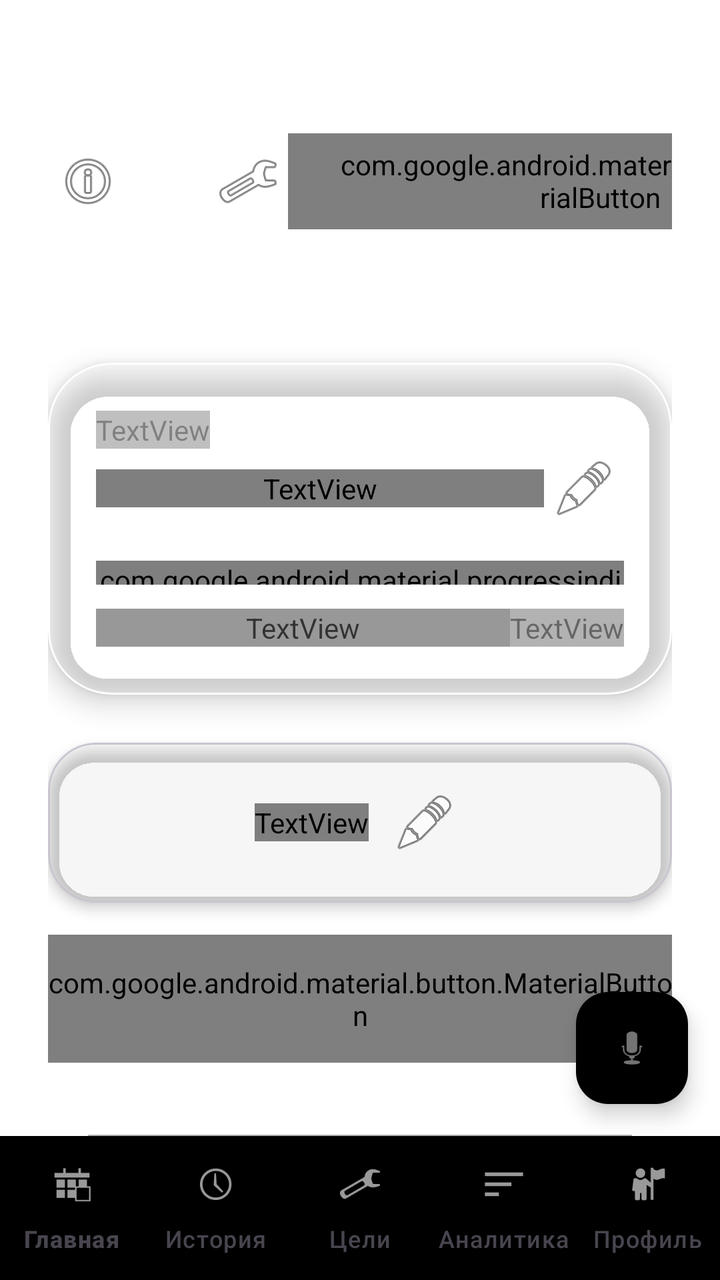
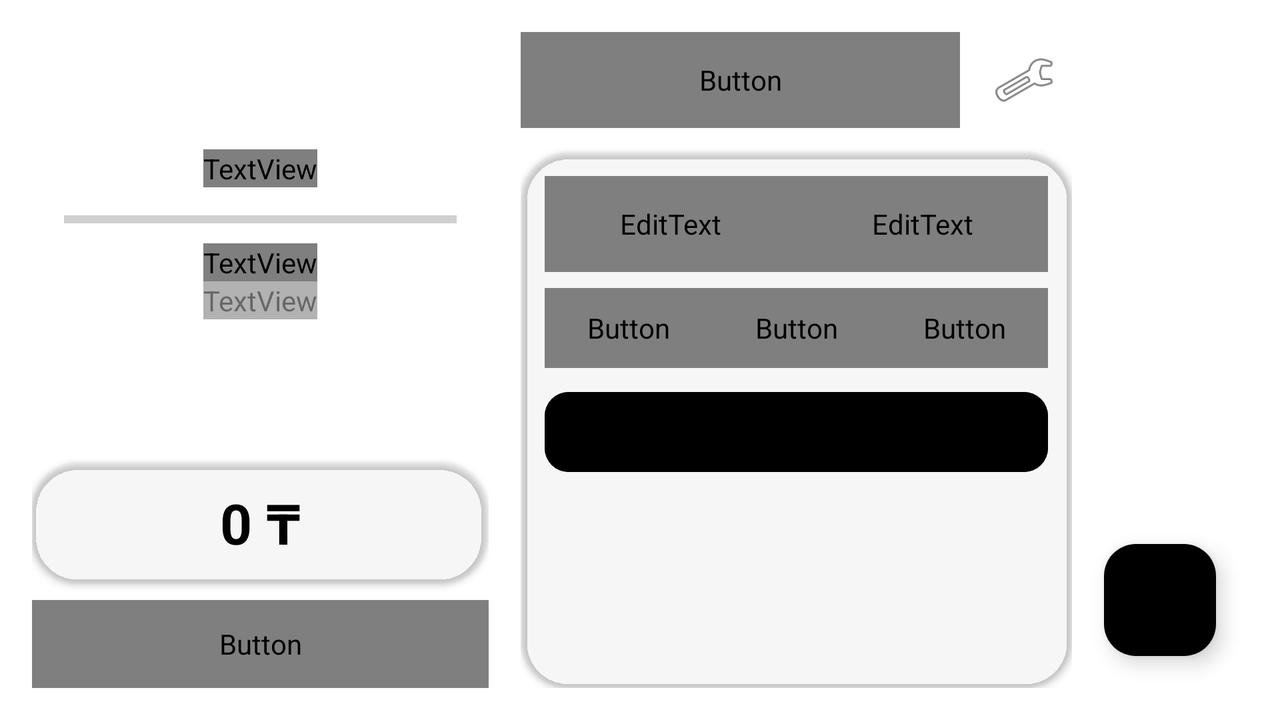

First picture: res/layout/ on a phone held upright. Second picture: the repository's own variant of that layout, on a device whose configuration matches the variant's folder. Source for both follows.
<!-- AndroidManifest.xml: application theme Base.Theme.TaxiGoal -->
<!-- res/layout/activity_main.xml -->
<?xml version="1.0" encoding="utf-8"?>
<androidx.constraintlayout.widget.ConstraintLayout xmlns:android="http://schemas.android.com/apk/res/android"
    xmlns:app="http://schemas.android.com/apk/res-auto"
    android:id="@+id/main_root"
    android:layout_width="match_parent"
    android:layout_height="match_parent"
    android:background="?attr/app_bg">

    <ScrollView
        android:id="@+id/main_scroll_view"
        android:layout_width="0dp"
        android:layout_height="0dp"
        app:layout_constraintTop_toTopOf="parent"
        app:layout_constraintBottom_toTopOf="@id/bottom_navigation"
        app:layout_constraintLeft_toLeftOf="parent"
        app:layout_constraintRight_toRightOf="parent"
        android:scrollbarThumbVertical="@null">

        <LinearLayout
            android:layout_width="match_parent"
            android:layout_height="wrap_content"
            android:orientation="vertical"
            android:padding="24dp">

            
            <LinearLayout
                android:id="@+id/header_layout"
                android:layout_width="match_parent"
                android:layout_height="wrap_content"
                android:gravity="center_vertical"
                android:orientation="horizontal"
                android:layout_marginBottom="24dp">

                <TextView
                    android:id="@+id/tvAppTitle"
                    android:layout_width="0dp"
                    android:layout_height="wrap_content"
                    android:layout_weight="1"
                    android:text="РАСХОДОМЕТР"
                    android:fontFamily="sans-serif-black"
                    android:letterSpacing="0.1"
                    android:textColor="?attr/accent_primary"
                    android:textSize="20sp" />

                <ImageButton
                    android:id="@+id/btnAiAssistant"
                    android:layout_width="40dp"
                    android:layout_height="40dp"
                    android:background="?attr/selectableItemBackgroundBorderless"
                    android:src="@android:drawable/ic_menu_info_details"
                    app:tint="?attr/icon_tint" />

                <ImageButton
                    android:id="@+id/btnAiChat"
                    android:layout_width="40dp"
                    android:layout_height="40dp"
                    android:background="?attr/selectableItemBackgroundBorderless"
                    android:src="@android:drawable/stat_notify_chat"
                    app:tint="?attr/icon_tint" />

                <ImageButton
                    android:id="@+id/btnSettings"
                    android:layout_width="40dp"
                    android:layout_height="40dp"
                    android:background="?attr/selectableItemBackgroundBorderless"
                    android:src="@android:drawable/ic_menu_preferences"
                    app:tint="?attr/icon_tint" />

                <com.google.android.material.button.MaterialButton
                    android:id="@+id/btnOpenCalendar"
                    android:layout_width="wrap_content"
                    android:layout_height="wrap_content"
                    android:text="КАЛЕНДАРЬ"
                    android:textSize="10sp"
                    android:textColor="?attr/text_on_accent"
                    app:backgroundTint="?attr/accent_main"
                    app:cornerRadius="12dp"
                    style="@style/Widget.Material3.Button.TonalButton" />
            </LinearLayout>

            
            <com.google.android.material.card.MaterialCardView
                android:id="@+id/card_goal"
                android:layout_width="match_parent"
                android:layout_height="wrap_content"
                android:layout_marginBottom="24dp"
                app:cardCornerRadius="32dp"
                app:cardElevation="8dp"
                app:strokeWidth="1dp"
                app:strokeColor="?attr/card_stroke"
                app:cardBackgroundColor="?attr/card_bg">

                <LinearLayout
                    android:layout_width="match_parent"
                    android:layout_height="wrap_content"
                    android:orientation="vertical"
                    android:padding="24dp">

                    <TextView
                        android:layout_width="wrap_content"
                        android:layout_height="wrap_content"
                        android:text="Текущий остаток"
                        android:textColor="?attr/text_main"
                        android:alpha="0.5"
                        android:textSize="12sp" />

                    <LinearLayout
                        android:layout_width="match_parent"
                        android:layout_height="wrap_content"
                        android:gravity="center_vertical"
                        android:orientation="horizontal">

                        <TextView
                            android:id="@+id/tvGoalTitle"
                            android:layout_width="0dp"
                            android:layout_height="wrap_content"
                            android:layout_weight="1"
                            android:text="298 000 ₸"
                            android:fontFamily="sans-serif-light"
                            android:textColor="?attr/accent_primary"
                            android:textSize="32sp" />

                        <ImageButton
                            android:id="@+id/btnEditGoal"
                            android:layout_width="40dp"
                            android:layout_height="40dp"
                            android:background="?attr/selectableItemBackgroundBorderless"
                            android:src="@android:drawable/ic_menu_edit"
                            app:tint="?attr/accent_primary" />
                    </LinearLayout>

                    <com.google.android.material.progressindicator.LinearProgressIndicator
                        android:id="@+id/progressBarGoal"
                        android:layout_width="match_parent"
                        android:layout_height="12dp"
                        android:layout_marginTop="16dp"
                        app:trackThickness="8dp"
                        app:indicatorColor="?attr/accent_main"
                        app:trackCornerRadius="6dp" />

                    <LinearLayout
                        android:layout_width="match_parent"
                        android:layout_height="wrap_content"
                        android:layout_marginTop="12dp"
                        android:orientation="horizontal">

                        <TextView
                            android:id="@+id/tvSaved"
                            android:layout_width="0dp"
                            android:layout_height="wrap_content"
                            android:layout_weight="1"
                            android:text="ЖИНАЛДЫ: 0 ₸"
                            android:textColor="?attr/text_main"
                            android:alpha="0.8"
                            android:textSize="13sp" />

                        <TextView
                            android:id="@+id/tvRemaining"
                            android:layout_width="wrap_content"
                            android:layout_height="wrap_content"
                            android:text="ҚАЛДЫ: 0 ₸"
                            android:textColor="?attr/text_main"
                            android:alpha="0.6"
                            android:textSize="13sp" />
                    </LinearLayout>
                </LinearLayout>
            </com.google.android.material.card.MaterialCardView>

            
            <com.google.android.material.card.MaterialCardView
                android:id="@+id/card_today"
                android:layout_width="match_parent"
                android:layout_height="wrap_content"
                android:layout_marginBottom="16dp"
                app:cardCornerRadius="24dp"
                app:cardBackgroundColor="?attr/accent_main"
                app:cardElevation="4dp">

                <LinearLayout
                    android:layout_width="match_parent"
                    android:layout_height="wrap_content"
                    android:gravity="center"
                    android:padding="20dp">

                    <TextView
                        android:id="@+id/tvTodayFact"
                        android:layout_width="wrap_content"
                        android:layout_height="wrap_content"
                        android:text="0 ₸"
                        android:textColor="?attr/text_on_accent"
                        android:textSize="32sp"
                        android:fontFamily="sans-serif-medium" />

                    <ImageButton
                        android:id="@+id/btnEditTodayFact"
                        android:layout_width="40dp"
                        android:layout_height="40dp"
                        android:layout_marginStart="8dp"
                        android:background="?attr/selectableItemBackgroundBorderless"
                        android:src="@android:drawable/ic_menu_edit"
                        app:tint="?attr/text_on_accent" />
                </LinearLayout>
            </com.google.android.material.card.MaterialCardView>

            <com.google.android.material.button.MaterialButton
                android:id="@+id/btnConfirmToGoal"
                android:layout_width="match_parent"
                android:layout_height="64dp"
                android:layout_marginBottom="16dp"
                android:text="ЗАЧИСЛИТЬ В ЦЕЛЬ"
                android:textColor="?attr/accent_primary"
                app:backgroundTint="?attr/card_bg"
                app:cornerRadius="20dp"
                app:strokeColor="?attr/accent_primary"
                app:strokeWidth="1dp" />

            
            <com.google.android.material.card.MaterialCardView
                android:id="@+id/card_input"
                android:layout_width="match_parent"
                android:layout_height="wrap_content"
                app:cardCornerRadius="28dp"
                app:cardBackgroundColor="?attr/card_bg"
                app:cardElevation="0dp"
                app:strokeWidth="1dp"
                app:strokeColor="?attr/card_stroke">

                <LinearLayout
                    android:layout_width="match_parent"
                    android:layout_height="wrap_content"
                    android:orientation="vertical"
                    android:padding="20dp">

                    <EditText
                        android:id="@+id/etCardInput"
                        android:layout_width="match_parent"
                        android:layout_height="56dp"
                        android:background="@null"
                        android:hint="Безнал (Карта)"
                        android:inputType="number"
                        android:textColor="?attr/text_main"
                        android:textColorHint="?attr/text_main"
                        android:alpha="0.6" />

                    <View
                        android:layout_width="match_parent"
                        android:layout_height="1dp"
                        android:background="?attr/text_main"
                        android:alpha="0.1"
                        android:layout_marginVertical="8dp" />

                    <EditText
                        android:id="@+id/etCashInput"
                        android:layout_width="match_parent"
                        android:layout_height="56dp"
                        android:background="@null"
                        android:hint="Наличные"
                        android:inputType="number"
                        android:textColor="?attr/text_main"
                        android:textColorHint="?attr/text_main"
                        android:alpha="0.6" />

                    <com.google.android.material.button.MaterialButton
                        android:id="@+id/btnAddCash"
                        android:layout_width="match_parent"
                        android:layout_height="56dp"
                        android:layout_marginTop="16dp"
                        android:text="ДОБАВИТЬ В ФАКТ"
                        android:textColor="?attr/text_on_accent"
                        app:cornerRadius="16dp"
                        app:backgroundTint="?attr/accent_main" />
                </LinearLayout>
            </com.google.android.material.card.MaterialCardView>

        </LinearLayout>
    </ScrollView>

    <com.google.android.material.bottomnavigation.BottomNavigationView
        android:id="@+id/bottom_navigation"
        android:layout_width="match_parent"
        android:layout_height="72dp"
        android:background="?attr/card_bg"
        app:itemIconTint="?attr/accent_primary"
        app:itemTextColor="?attr/text_main"
        app:layout_constraintBottom_toBottomOf="parent"
        app:menu="@menu/bottom_nav_menu"
        app:labelVisibilityMode="labeled" />

    <com.google.android.material.floatingactionbutton.FloatingActionButton
        android:id="@+id/fabVoiceAi"
        android:layout_width="wrap_content"
        android:layout_height="wrap_content"
        android:layout_margin="16dp"
        android:src="@android:drawable/ic_btn_speak_now"
        app:backgroundTint="?attr/accent_main"
        app:tint="?attr/text_on_accent"
        app:layout_constraintBottom_toTopOf="@id/bottom_navigation"
        app:layout_constraintRight_toRightOf="parent" />

</androidx.constraintlayout.widget.ConstraintLayout>
<!-- resources referenced by this layout -->
<resources>
  <style name="Base.Theme.TaxiGoal" parent="Theme.Material3.DayNight.NoActionBar">
          <item name="android:windowBackground">?attr/app_bg</item>
          <item name="colorSurface">?attr/card_bg</item>
      </style>
</resources>
<!-- res/layout-land/activity_main.xml (the repository's variant of the layout above) -->
<!-- drawn on the phone turned sideways -->
<?xml version="1.0" encoding="utf-8"?>
<LinearLayout xmlns:android="http://schemas.android.com/apk/res/android"
    xmlns:app="http://schemas.android.com/apk/res-auto"
    android:layout_width="match_parent"
    android:layout_height="match_parent"
    android:background="?attr/app_bg"
    android:orientation="horizontal"
    android:padding="16dp">

    
    <LinearLayout
        android:layout_width="0dp"
        android:layout_height="match_parent"
        android:layout_weight="1"
        android:orientation="vertical"
        android:paddingEnd="8dp">

        <androidx.cardview.widget.CardView
            android:layout_width="match_parent"
            android:layout_height="0dp"
            android:layout_weight="1"
            android:layout_marginBottom="12dp"
            app:cardBackgroundColor="?attr/card_bg"
            app:cardCornerRadius="24dp"
            app:cardElevation="0dp">

            <LinearLayout
                android:layout_width="match_parent"
                android:layout_height="match_parent"
                android:orientation="vertical"
                android:gravity="center"
                android:padding="16dp">

                <TextView
                    android:id="@+id/tvGoalTitle"
                    android:layout_width="wrap_content"
                    android:layout_height="wrap_content"
                    android:text="298,000 ₸"
                    android:textColor="?attr/accent_main"
                    android:textSize="28sp"
                    android:fontFamily="sans-serif-light" />

                <ProgressBar
                    android:id="@+id/progressBarGoal"
                    style="?android:attr/progressBarStyleHorizontal"
                    android:layout_width="match_parent"
                    android:layout_height="8dp"
                    android:layout_marginTop="12dp"
                    android:progressTint="?attr/accent_main" />

                <TextView
                    android:id="@+id/tvSaved"
                    android:layout_width="wrap_content"
                    android:layout_height="wrap_content"
                    android:layout_marginTop="8dp"
                    android:text="ЖИНАЛДЫ: 0 ₸"
                    android:textColor="?attr/text_main"
                    android:textSize="12sp" />

                <TextView
                    android:id="@+id/tvRemaining"
                    android:layout_width="wrap_content"
                    android:layout_height="wrap_content"
                    android:text="ҚАЛДЫ: 0 ₸"
                    android:textColor="?attr/text_main"
                    android:alpha="0.6"
                    android:textSize="11sp" />
            </LinearLayout>
        </androidx.cardview.widget.CardView>

        <androidx.cardview.widget.CardView
            android:layout_width="match_parent"
            android:layout_height="wrap_content"
            android:layout_marginBottom="8dp"
            app:cardBackgroundColor="?attr/accent_main"
            app:cardCornerRadius="24dp">

            <LinearLayout
                android:layout_width="match_parent"
                android:layout_height="wrap_content"
                android:gravity="center"
                android:padding="12dp">
                <TextView
                    android:id="@+id/tvTodayFact"
                    android:layout_width="wrap_content"
                    android:layout_height="wrap_content"
                    android:text="0 ₸"
                    android:textColor="#000000"
                    android:textSize="28sp"
                    android:textStyle="bold" />
            </LinearLayout>
        </androidx.cardview.widget.CardView>

        <Button
            android:id="@+id/btnConfirmToGoal"
            android:layout_width="match_parent"
            android:layout_height="44dp"
            android:backgroundTint="?attr/card_bg"
            android:text="💰 В ЦЕЛЬ"
            android:textColor="?attr/accent_main"
            android:textSize="12sp"
            android:textStyle="bold"
            app:cornerRadius="12dp"
            app:strokeColor="?attr/accent_main"
            app:strokeWidth="1dp" />
    </LinearLayout>

    
    <LinearLayout
        android:layout_width="0dp"
        android:layout_height="match_parent"
        android:layout_weight="1.2"
        android:orientation="vertical"
        android:paddingStart="8dp">

        <LinearLayout
            android:layout_width="match_parent"
            android:layout_height="wrap_content"
            android:orientation="horizontal"
            android:layout_marginBottom="12dp">

            <Button
                android:id="@+id/btnOcrImport"
                android:layout_width="0dp"
                android:layout_height="48dp"
                android:layout_weight="1"
                android:layout_marginEnd="8dp"
                android:backgroundTint="?attr/card_bg"
                android:text="📷 OCR"
                android:textSize="12sp"
                android:textColor="?attr/accent_main"
                app:cornerRadius="12dp" />

            <ImageButton
                android:id="@+id/btnSettings"
                android:layout_width="48dp"
                android:layout_height="48dp"
                android:backgroundTint="?attr/card_bg"
                android:src="@android:drawable/ic_menu_preferences"
                app:tint="?attr/text_main" />
        </LinearLayout>

        <androidx.cardview.widget.CardView
            android:layout_width="match_parent"
            android:layout_height="0dp"
            android:layout_weight="1"
            app:cardBackgroundColor="?attr/card_bg"
            app:cardCornerRadius="24dp">

            <LinearLayout
                android:layout_width="match_parent"
                android:layout_height="match_parent"
                android:orientation="vertical"
                android:padding="12dp">

                <LinearLayout
                    android:layout_width="match_parent"
                    android:layout_height="wrap_content"
                    android:orientation="horizontal">
                    <EditText
                        android:id="@+id/etCardInput"
                        android:layout_width="0dp"
                        android:layout_height="48dp"
                        android:layout_weight="1"
                        android:hint="@string/hint_card"
                        android:inputType="number"
                        android:textSize="14sp"
                        android:textColor="?attr/text_main" />
                    <EditText
                        android:id="@+id/etCashInput"
                        android:layout_width="0dp"
                        android:layout_height="48dp"
                        android:layout_weight="1"
                        android:hint="@string/hint_cash_simple"
                        android:inputType="number"
                        android:textSize="14sp"
                        android:textColor="?attr/text_main" />
                </LinearLayout>

                <LinearLayout
                    android:layout_width="match_parent"
                    android:layout_height="wrap_content"
                    android:layout_marginTop="8dp"
                    android:orientation="horizontal">
                    <Button android:id="@+id/btnAdd1000" android:layout_width="0dp" android:layout_height="40dp" android:layout_weight="1" android:text="+1000" android:textSize="10sp" android:backgroundTint="?attr/app_bg" android:textColor="?attr/text_main" />
                    <Button android:id="@+id/btnAdd2000" android:layout_width="0dp" android:layout_height="40dp" android:layout_weight="1" android:text="+2000" android:textSize="10sp" android:backgroundTint="?attr/app_bg" android:textColor="?attr/text_main" />
                    <Button android:id="@+id/btnAdd5000" android:layout_width="0dp" android:layout_height="40dp" android:layout_weight="1" android:text="+5000" android:textSize="10sp" android:backgroundTint="?attr/app_bg" android:textColor="?attr/text_main" />
                </LinearLayout>

                <Button
                    android:id="@+id/btnAddCash"
                    android:layout_width="match_parent"
                    android:layout_height="48dp"
                    android:layout_marginTop="8dp"
                    android:backgroundTint="?attr/accent_main"
                    android:text="ДОБАВИТЬ"
                    android:textColor="#000000"
                    app:cornerRadius="12dp" />
            </LinearLayout>
        </androidx.cardview.widget.CardView>
    </LinearLayout>

    <com.google.android.material.floatingactionbutton.FloatingActionButton
        android:id="@+id/fabVoiceAi"
        android:layout_width="wrap_content"
        android:layout_height="wrap_content"
        android:layout_gravity="bottom|end"
        android:layout_margin="16dp"
        app:fabSize="mini"
        android:backgroundTint="?attr/accent_main"
        android:src="@android:drawable/ic_btn_speak_now"
        app:tint="#000000" />

    
    <View android:id="@+id/btnAiAssistant" android:layout_width="0dp" android:layout_height="0dp" android:visibility="gone" />
    <View android:id="@+id/btnAiChat" android:layout_width="0dp" android:layout_height="0dp" android:visibility="gone" />
    <View android:id="@+id/btnOpenCalendar" android:layout_width="0dp" android:layout_height="0dp" android:visibility="gone" />
    <View android:id="@+id/btnEditGoal" android:layout_width="0dp" android:layout_height="0dp" android:visibility="gone" />
    <View android:id="@+id/btnEditAccumulated" android:layout_width="0dp" android:layout_height="0dp" android:visibility="gone" />

</LinearLayout>
<!-- resources referenced by the variant -->
<!-- as the phone turned sideways resolves them -->
<resources>
  <string name="hint_card">Безнал (Карта)</string>
  <string name="hint_cash_simple">Наличные</string>
  <style name="Base.Theme.TaxiGoal" parent="Theme.Material3.DayNight.NoActionBar">
          <item name="android:windowBackground">?attr/app_bg</item>
          <item name="colorSurface">?attr/card_bg</item>
      </style>
</resources>
